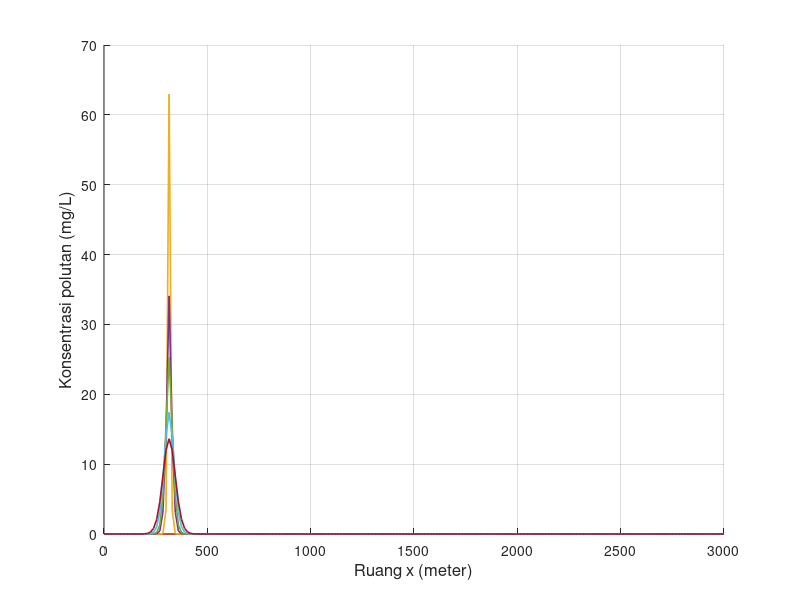

The MATLAB source for this figure: (Note: this script raises an error after producing the figure.)
clear; clc; close all;

% Feby Syarief Al A`raaf
% 26050124130087
% Oseanografi C
%
% Simulasi adveksi 1 dimensi metode FTCS
% Sumber polutan diskontinu
% NIM = 087, sehingga:
% x = 0, y = 8, z = 7

x_digit = 0;
y_digit = 8;
z_digit = 7;

C_source = 10 * z_digit;

L = 3000;
T = 7200;

scenario(1).nama = 'Skenario 1';
scenario(1).dx   = 15;
scenario(1).dt   = 6;
scenario(1).G    = 0.5;
scenario(1).m    = 15 + z_digit;

scenario(2).nama = 'Skenario 2';
scenario(2).dx   = 30;
scenario(2).dt   = 6;
scenario(2).G    = 0.05;
scenario(2).m    = 30 + z_digit;

scenario(3).nama = 'Skenario 3';
scenario(3).dx   = 15;
scenario(3).dt   = 6;
scenario(3).G    = 1;
scenario(3).m    = 15 + z_digit;

folder_output = 'output_Diskontinu_FTCS_Polutan_Terhadap_Ruang';
if ~exist(folder_output, 'dir')
    mkdir(folder_output);
end

for s = 1:numel(scenario)

    fprintf('\nMemproses %s\n', scenario(s).nama);

    dx       = scenario(s).dx;
    dt       = scenario(s).dt;
    G        = scenario(s).G;
    m_source = scenario(s).m;
    n_source = 20 + z_digit;

    M_grid = round(L / dx) + 1;
    Mmax   = max(M_grid, m_source);
    Nmax   = round(T / dt);

    alpha = (G * dt) / (dx^2);

    fprintf('dx = %.3f m, dt = %.3f s, G = %.3f m^2/s, m = %d, n = %d\n', dx, dt, G, m_source, n_source);
    fprintf('Mmax = %d, Nmax = %d, alpha = %.6f\n', Mmax, Nmax, alpha);

    if alpha > 0.5
        fprintf('Peringatan: alpha > 0.5, solusi FTCS dapat tidak stabil.\n');
    end

    F0 = zeros(1, Mmax);
    F  = zeros(1, Mmax);

    t_step = 0:Nmax;
    t_time = t_step * dt;
    x_grid = 0:(Mmax-1);
    x_pos  = x_grid * dx;

    t_plot = [0, 60, 180, 360, 500, 800, 1160];
    t_plot = unique(t_plot, 'stable');
    t_plot_valid = t_plot(t_plot >= 0 & t_plot <= T);

    if length(t_plot_valid) < length(t_plot)
        fprintf('%s: beberapa waktu berada di luar domain sehingga tidak digrafikkan.\n', scenario(s).nama);
    end

    n_plot = round(t_plot_valid / dt) + 1;

    profile = NaN(length(t_plot_valid), Mmax);

    F0(:) = 0;

    for q = 1:length(n_plot)
        if n_plot(q) == 1
            profile(q, :) = F0;
        end
    end

    for n = 1:Nmax

        F0(1)    = F0(2);
        F0(Mmax) = F0(Mmax-1);

        if n == n_source
            F0(m_source) = C_source;
        end

        for i = 2:(Mmax-1)
            F(i) = (1 - 2 * alpha) * F0(i) + alpha * (F0(i+1) + F0(i-1));
        end

        F(1)    = F(2);
        F(Mmax) = F(Mmax-1);

        idx_now = n + 1;
        for q = 1:length(n_plot)
            if idx_now == n_plot(q)
                profile(q, :) = F;
            end
        end

        F0 = F;
    end

    fig = figure('Visible', 'off', 'Position', [100 100 1400 600]);
    hold on;

    legend_text = {};

    for k = 1:length(t_plot_valid)
        plot(x_pos, profile(k, :), 'LineWidth', 1.2);
        legend_text{end+1} = sprintf('t = %d s', t_plot_valid(k));
    end

    grid on;
    xlabel('Ruang x (meter)', 'FontSize', 12);
    ylabel('Konsentrasi polutan (mg/L)', 'FontSize', 12);
    title(sprintf('%s - Konsentrasi polutan terhadap ruang', scenario(s).nama), ...
          'Feby Syarief-0087-Ose C', 'FontSize', 14, 'FontWeight', 'bold');
    xlim([x_pos(1), x_pos(end)]);

    y_max = max(profile(:), [], 'omitnan');
    if isempty(y_max) || isnan(y_max) || y_max <= 0
        ylim([0 1]);
    else
        ylim([0, max(C_source * 1.2, y_max * 1.1)]);
    end

    set(gca, 'FontSize', 11);

    legend(legend_text, ...
           'Location', 'northwest', ...
           'FontSize', 8, ...
           'NumColumns', 2, ...
           'Box', 'on');

    hold off;

    nama_file = sprintf('ftcs_diskontinu_ruang_skenario_%d.png', s);
    saveas(fig, fullfile(folder_output, nama_file));
    close(fig);

    fprintf('%s selesai diproses.\n', scenario(s).nama);
end

fprintf('\nSemua skenario telah selesai diproses.\n');
